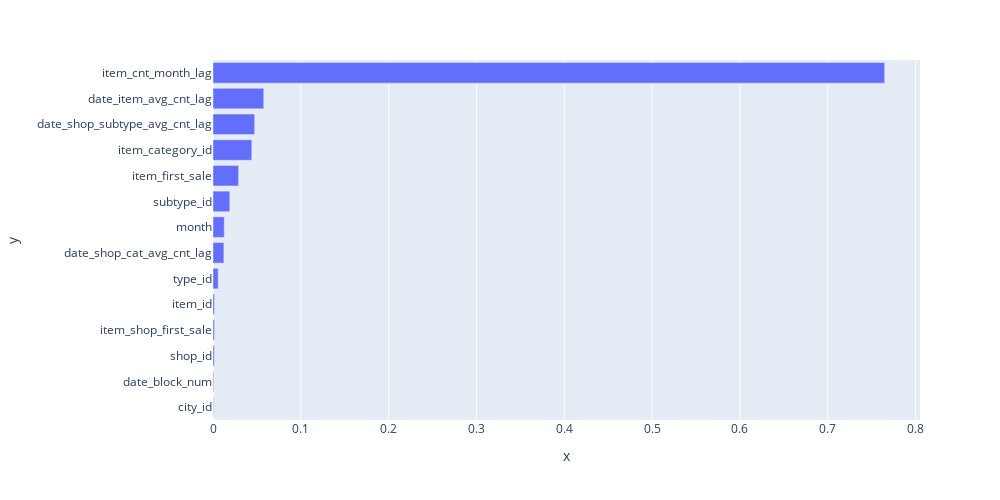

The cell this chart's notebook holds for it:
### Code cell
# visualizing feature importance
importances = model.feature_importances_
indices = np.argsort(importances)
fig = px.bar(x=importances[indices], y=X_test.columns[indices], width=1000, height=500)
fig.show()

### Figure 1 — Plotly figure (JSON) as saved in the notebook; plotly's stock layout.template omitted (floating-point values rounded to 4 significant figures)
{"data": [{"alignmentgroup": "True", "hovertemplate": "x=%{x}<br>y=%{y}<extra></extra>", "legendgroup": "", "marker": {"color": "#636efa"}, "name": "", "offsetgroup": "", "orientation": "h", "showlegend": false, "textposition": "auto", "type": "bar", "x": [0.0004826, 0.0008465, 0.00156, 0.001651, 0.001691, 0.005922, 0.0124, 0.01282, 0.01914, 0.02916, 0.04416, 0.04746, 0.0578, 0.7649], "xaxis": "x", "y": ["city_id", "date_block_num", "shop_id", "item_shop_first_sale", "item_id", "type_id", "date_shop_cat_avg_cnt_lag", "month", "subtype_id", "item_first_sale", "item_category_id", "date_shop_subtype_avg_cnt_lag", "date_item_avg_cnt_lag", "item_cnt_month_lag"], "yaxis": "y"}], "layout": {"barmode": "relative", "height": 500, "legend": {"tracegroupgap": 0}, "margin": {"t": 60}, "width": 1000, "xaxis": {"anchor": "y", "domain": [0, 1], "title": {"text": "x"}}, "yaxis": {"anchor": "x", "domain": [0, 1], "title": {"text": "y"}}}}
